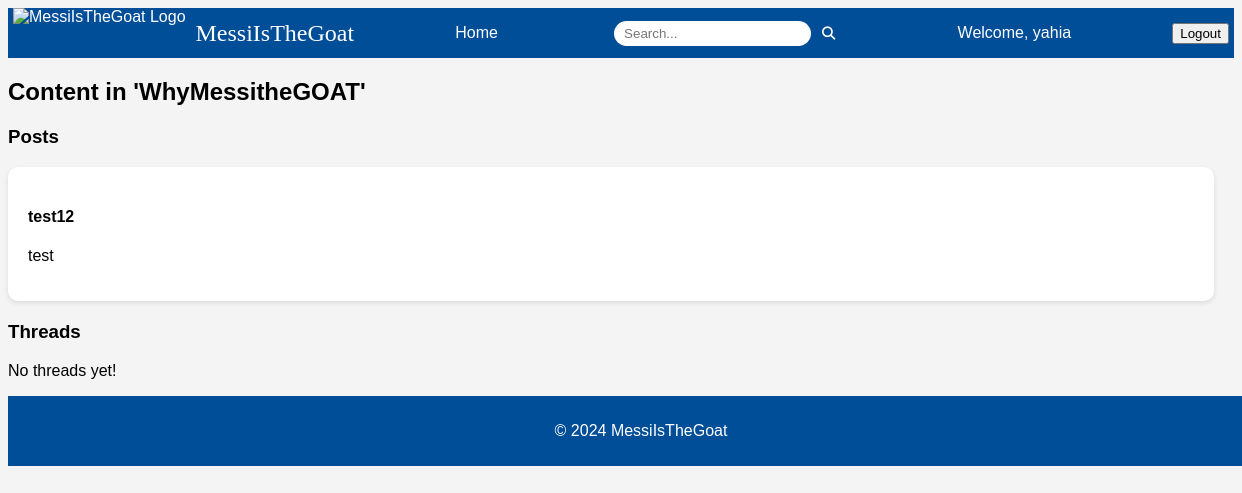
The page /PHP/category.php?category=WhyMessitheGOAT (signed in) on the database its author committed.
### tables this page shows
CREATE TABLE `users` (
  `user_id` int(11) NOT NULL,
  `username` varchar(50) NOT NULL,
  `email` varchar(100) NOT NULL,
  `password` varchar(255) NOT NULL,
  `profile_pic_blob` blob DEFAULT NULL,
  `registration_date` datetime DEFAULT current_timestamp(),
  `status` enum('active','blocked') DEFAULT 'active',
  `profile_pic_type` varchar(50) DEFAULT NULL
);

CREATE TABLE `posts` (
  `post_id` int(11) NOT NULL,
  `thread_id` int(11) DEFAULT NULL,
  `user_id` int(11) DEFAULT NULL,
  `content` text DEFAULT NULL,
  `timestamp` datetime DEFAULT current_timestamp(),
  `vote_count` int(11) DEFAULT 0,
  `title` varchar(255) NOT NULL,
  `image` varchar(255) DEFAULT NULL,
  `category_id` int(11) DEFAULT NULL,
  `is_hidden` tinyint(1) NOT NULL DEFAULT 0
);

### PHP/login_status.php (called while the page is built, shortened)
<?php
include 'config.php';
if (isset($_SESSION['user_id'])) {
    $userLoggedIn = true;
    $userId = $_SESSION['user_id'];
    $stmt = $db->prepare("SELECT * FROM users WHERE user_id = ?");
    if ($stmt) {
        $stmt->bind_param("i", $userId);
        $stmt->execute();
        $result = $stmt->get_result();
        if ($user = $result->fetch_assoc()) {
            $username = $user['username'];
        }
    }
}
?>

### PHP/category.php (the view, shortened to what this page needs)
<?php
include 'login_status.php';
include 'config.php';
$categoryName = isset($_GET['category']) ? $_GET['category'] : '';
$stmt = $db->prepare("SELECT category_id FROM categories WHERE name = ?");
$stmt->bind_param("s", $categoryName);
$stmt->execute();
$result = $stmt->get_result();
$category = $result->fetch_assoc();
$category_id = $category['category_id'];
$postsStmt = $db->prepare("SELECT * FROM posts WHERE category_id = ? AND is_hidden = 0 ORDER BY timestamp DESC");
$postsStmt->bind_param("i", $category_id);
$postsStmt->execute();
$posts = $postsStmt->get_result()->fetch_all(MYSQLI_ASSOC);
$threadsStmt = $db->prepare("SELECT * FROM threads WHERE category_id = ? AND is_hidden = 0 ORDER BY creation_date DESC");
$threadsStmt->bind_param("i", $category_id);
$threadsStmt->execute();
$threads = $threadsStmt->get_result()->fetch_all(MYSQLI_ASSOC);
?>
<!DOCTYPE html>
<html lang="en">
<head>
    <link rel="stylesheet" href="../CSS/styles.css">
</head>
</head>
<body>
    <header>
        <nav class="navbar">
            <div class="logo-container">
                <img src="https://encrypted-tbn3.gstatic.com/images?q=tbn:ANd9GcQHnhWFBFpqpDEQE_DyEaYEXHwa8QY4mAsBTeZaif0XvmL1sXI2" alt="MessiIsTheGoat Logo" class="logo-image">
                <div class="logo-title">MessiIsTheGoat</div>
            </div>
            <a href="Index.php" class="nav-link">Home</a>
            <form action="search.php" method="post" class="search-container">
                <input type="text" name="search_query" placeholder="Search..." class="search-input">
                <button type="submit" class="search-btn"><i class="fas fa-search"></i></button>
            </form>
            <?php if ($userLoggedIn): ?>
                <a href="User_Profile.php" class="nav-link">Welcome, <?php echo htmlspecialchars($username); ?></a>
                <form action="logout.php" method="POST" style="display: inline;">
                    <button type="submit" class="logout-btn">Logout</button>
                </form>
            <?php else: ?>
                <a href="Login.php" class="nav-link">Login</a>
                <a href="Signup.php" class="nav-button">Register</a>
            <?php endif; ?>
        </nav>
    </header>
    <main>
        <h2>Content in '<?php echo htmlspecialchars($categoryName); ?>'</h2>
        <?php if (empty($posts) && empty($threads)): ?>
            <p>No Content Yet! Post Some Stuff :)</p>
        <?php else: ?>
            <section class="posts">
                <h3>Posts</h3>
                <?php if (!empty($posts)): ?>
                    <?php foreach ($posts as $post): ?>
                        <article class="post">
                            <h4><?php echo htmlspecialchars($post['title']); ?></h4>
                            <p><?php echo htmlspecialchars($post['content']); ?></p>
                        </article>
                    <?php endforeach; ?>
                <?php else: ?>
                    <p>No posts yet!</p>
                <?php endif; ?>
            </section>
            <section class="threads">
                <h3>Threads</h3>
                <?php if (!empty($threads)): ?>
                    <?php foreach ($threads as $thread): ?>
                        <article class="thread">
                            <h4><?php echo htmlspecialchars($thread['title']); ?></h4>
                            <p><?php echo htmlspecialchars($thread['body']); ?></p>
                        </article>
                    <?php endforeach; ?>
                <?php else: ?>
                    <p>No threads yet!</p>
                <?php endif; ?>
            </section>
        <?php endif; ?>
    </main>
    <footer>
        <p>&copy; 2024 MessiIsTheGoat</p>
    </footer>
</body>
</html>

### CSS/styles.css (style rules this page uses)
body { font-family: Arial, sans-serif; background: #f4f4f4; }
header { background: #004d98; color: white; }
.navbar { display: flex; justify-content: space-between; align-items: center; padding: 0 5px; }
.logo-container { display: flex; align-items: center; }
.logo-image { height: 50px; }
.logo-title { font-family: 'Times New Roman', Times, serif; font-size: 24px; margin-left: 10px; }
.nav-link, .nav-button { color: white; text-decoration: none; margin: 0 15px; padding: 5px 10px; font-size: 16px; }
.search-container { display: flex; align-items: center; margin: 0 15px; }
.search-input { padding: 5px 10px; border-radius: 20px; border: none; outline: none; }
.search-btn { background: none; border: none; margin-left: 5px; cursor: pointer; color: white; }
main { flex: 3; margin-right: 20px; }
.post { display: block; background: white; padding: 20px; margin-bottom: 20px; box-shadow: 0 2px 5px rgba(0,0,0,0.1); border-radius: 10px; }
footer { background: #004d98; color: white; text-align: center; padding: 10px 20px; width: 100%; }

### rows shown on the page
users: username "yahia"
posts: title "test12", content "test"

### other values the page prints
$categoryName "WhyMessitheGOAT"
